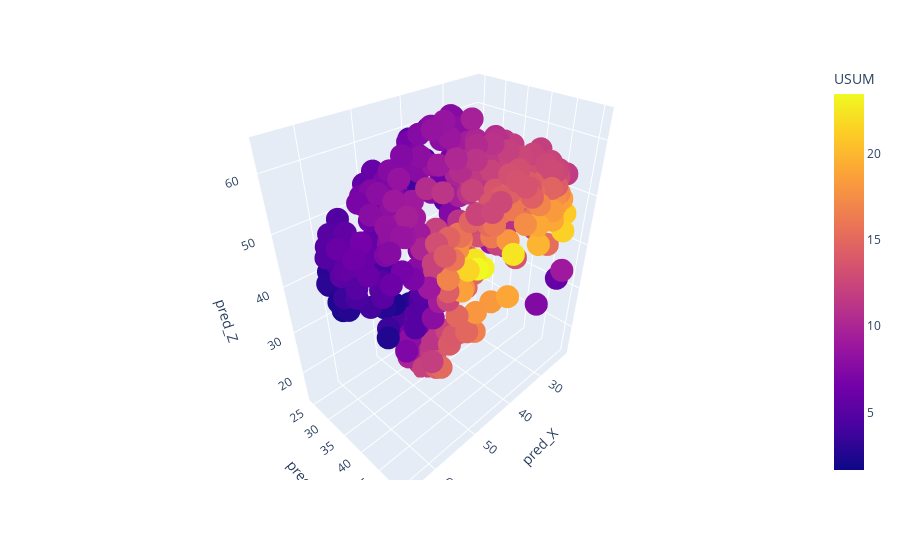

The notebook cell saved with this chart:
### Code cell
px.scatter_3d(aux_plot.loc[aux_plot["relativ_dif_real_pred_Y"]>0.1],x="pred_X",y="pred_Y",z="pred_Z",color="USUM")

### Figure 1 — Plotly figure (JSON) as saved in the notebook; plotly's stock layout.template omitted (floating-point values rounded to 4 significant figures; data arrays with more than 128 entries replaced by an {"elided": "..."} marker saying what was removed)
{"data": [{"hovertemplate": "pred_X=%{x}<br>pred_Y=%{y}<br>pred_Z=%{z}<br>USUM=%{marker.color}<extra></extra>", "legendgroup": "", "marker": {"color": {"elided": "357 float values"}, "coloraxis": "coloraxis", "symbol": "circle"}, "mode": "markers", "name": "", "scene": "scene", "showlegend": false, "type": "scatter3d", "x": {"elided": "357 float values"}, "y": {"elided": "357 float values"}, "z": {"elided": "357 float values"}}], "layout": {"coloraxis": {"colorbar": {"title": {"text": "USUM"}}, "colorscale": [[0, "#0d0887"], [0.1111, "#46039f"], [0.2222, "#7201a8"], [0.3333, "#9c179e"], [0.4444, "#bd3786"], [0.5556, "#d8576b"], [0.6667, "#ed7953"], [0.7778, "#fb9f3a"], [0.8889, "#fdca26"], [1, "#f0f921"]]}, "legend": {"tracegroupgap": 0}, "margin": {"t": 60}, "scene": {"domain": {"x": [0, 1], "y": [0, 1]}, "xaxis": {"title": {"text": "pred_X"}}, "yaxis": {"title": {"text": "pred_Y"}}, "zaxis": {"title": {"text": "pred_Z"}}}}}
